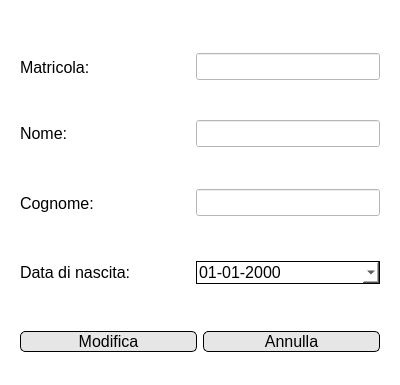
<?xml version="1.0" encoding="UTF-8"?>
<ui version="4.0">
 <class>Dialog</class>
 <widget class="QDialog" name="Dialog">
  <property name="geometry">
   <rect>
    <x>0</x>
    <y>0</y>
    <width>400</width>
    <height>385</height>
   </rect>
  </property>
  <property name="windowTitle">
   <string>Modifica dati personali</string>
  </property>
  <property name="windowIcon">
   <iconset>
    <normaloff>../../Amministratore/Resources/logo.png</normaloff>../../Amministratore/Resources/logo.png</iconset>
  </property>
  <property name="styleSheet">
   <string notr="true">background-color: rgb(255, 255, 255);</string>
  </property>
  <layout class="QVBoxLayout" name="verticalLayout">
   <item>
    <widget class="QWidget" name="widget_11" native="true">
     <property name="sizePolicy">
      <sizepolicy hsizetype="Preferred" vsizetype="Fixed">
       <horstretch>0</horstretch>
       <verstretch>0</verstretch>
      </sizepolicy>
     </property>
     <property name="minimumSize">
      <size>
       <width>0</width>
       <height>0</height>
      </size>
     </property>
     <layout class="QVBoxLayout" name="verticalLayout_2">
      <property name="topMargin">
       <number>0</number>
      </property>
      <property name="rightMargin">
       <number>11</number>
      </property>
      <property name="bottomMargin">
       <number>0</number>
      </property>
      <item alignment="Qt::AlignHCenter">
       <widget class="QLabel" name="errorLabel">
        <property name="font">
         <font>
          <pointsize>10</pointsize>
         </font>
        </property>
        <property name="styleSheet">
         <string notr="true">color: rgb(221, 0, 0);</string>
        </property>
        <property name="text">
         <string/>
        </property>
       </widget>
      </item>
     </layout>
    </widget>
   </item>
   <item>
    <widget class="QWidget" name="widget_40" native="true">
     <layout class="QHBoxLayout" name="horizontalLayout_21">
      <property name="topMargin">
       <number>15</number>
      </property>
      <item>
       <widget class="QLabel" name="label_31">
        <property name="minimumSize">
         <size>
          <width>170</width>
          <height>0</height>
         </size>
        </property>
        <property name="font">
         <font>
          <pointsize>12</pointsize>
         </font>
        </property>
        <property name="text">
         <string>Matricola:</string>
        </property>
       </widget>
      </item>
      <item>
       <widget class="QLineEdit" name="matricola">
        <property name="font">
         <font>
          <pointsize>12</pointsize>
         </font>
        </property>
        <property name="readOnly">
         <bool>true</bool>
        </property>
       </widget>
      </item>
     </layout>
    </widget>
   </item>
   <item>
    <widget class="QWidget" name="widget_38" native="true">
     <layout class="QHBoxLayout" name="horizontalLayout_19">
      <item>
       <widget class="QLabel" name="label_29">
        <property name="minimumSize">
         <size>
          <width>170</width>
          <height>0</height>
         </size>
        </property>
        <property name="font">
         <font>
          <pointsize>12</pointsize>
         </font>
        </property>
        <property name="text">
         <string>Nome: </string>
        </property>
       </widget>
      </item>
      <item>
       <widget class="QLineEdit" name="nomeInput">
        <property name="font">
         <font>
          <pointsize>12</pointsize>
         </font>
        </property>
        <property name="readOnly">
         <bool>false</bool>
        </property>
       </widget>
      </item>
     </layout>
    </widget>
   </item>
   <item>
    <widget class="QWidget" name="widget_39" native="true">
     <layout class="QHBoxLayout" name="horizontalLayout_20">
      <item>
       <widget class="QLabel" name="label_30">
        <property name="minimumSize">
         <size>
          <width>170</width>
          <height>0</height>
         </size>
        </property>
        <property name="font">
         <font>
          <pointsize>12</pointsize>
         </font>
        </property>
        <property name="text">
         <string>Cognome:</string>
        </property>
       </widget>
      </item>
      <item>
       <widget class="QLineEdit" name="cognomeInput">
        <property name="font">
         <font>
          <pointsize>12</pointsize>
         </font>
        </property>
        <property name="readOnly">
         <bool>false</bool>
        </property>
       </widget>
      </item>
     </layout>
    </widget>
   </item>
   <item>
    <widget class="QWidget" name="widget_41" native="true">
     <layout class="QHBoxLayout" name="horizontalLayout_22">
      <item>
       <widget class="QLabel" name="label_32">
        <property name="minimumSize">
         <size>
          <width>170</width>
          <height>0</height>
         </size>
        </property>
        <property name="maximumSize">
         <size>
          <width>170</width>
          <height>16777215</height>
         </size>
        </property>
        <property name="font">
         <font>
          <pointsize>12</pointsize>
         </font>
        </property>
        <property name="text">
         <string>Data di nascita:</string>
        </property>
       </widget>
      </item>
      <item>
       <widget class="QDateEdit" name="dataNascitaInput">
        <property name="font">
         <font>
          <pointsize>12</pointsize>
         </font>
        </property>
        <property name="styleSheet">
         <string notr="true">border: 1px solid;</string>
        </property>
        <property name="readOnly">
         <bool>false</bool>
        </property>
        <property name="maximumDate">
         <date>
          <year>2005</year>
          <month>12</month>
          <day>31</day>
         </date>
        </property>
        <property name="minimumDate">
         <date>
          <year>1970</year>
          <month>1</month>
          <day>1</day>
         </date>
        </property>
        <property name="currentSection">
         <enum>QDateTimeEdit::DaySection</enum>
        </property>
        <property name="displayFormat">
         <string>dd-MM-yyyy</string>
        </property>
        <property name="calendarPopup">
         <bool>true</bool>
        </property>
       </widget>
      </item>
     </layout>
    </widget>
   </item>
   <item>
    <widget class="QWidget" name="widget_9" native="true">
     <layout class="QHBoxLayout" name="horizontalLayout_9">
      <property name="topMargin">
       <number>20</number>
      </property>
      <property name="bottomMargin">
       <number>20</number>
      </property>
      <item>
       <widget class="QPushButton" name="modificaButton">
        <property name="font">
         <font>
          <pointsize>12</pointsize>
         </font>
        </property>
        <property name="styleSheet">
         <string notr="true">QPushButton#modificaButton {
	border: 1px solid;
	background-color:rgb(230, 230, 230);
	border-radius: 5px;
	border-color: rgb(0, 0, 0);
}
QPushButton#modificaButton:hover {
	background-color: rgb(207, 207, 207);
}</string>
        </property>
        <property name="text">
         <string>Modifica</string>
        </property>
        <property name="icon">
         <iconset>
          <normaloff>../../Amministratore/Resources/edit icon.png</normaloff>../../Amministratore/Resources/edit icon.png</iconset>
        </property>
       </widget>
      </item>
      <item>
       <widget class="QPushButton" name="annullaButton">
        <property name="font">
         <font>
          <pointsize>12</pointsize>
         </font>
        </property>
        <property name="styleSheet">
         <string notr="true">QPushButton#annullaButton {
	border: 1px solid;
	background-color:rgb(230, 230, 230);
	border-radius: 5px;
	border-color: rgb(0, 0, 0);
}
QPushButton#annullaButton:hover {
	background-color: rgb(207, 207, 207);
}</string>
        </property>
        <property name="text">
         <string>Annulla</string>
        </property>
        <property name="icon">
         <iconset>
          <normaloff>../../Amministratore/Resources/red x icon.png</normaloff>../../Amministratore/Resources/red x icon.png</iconset>
        </property>
       </widget>
      </item>
     </layout>
    </widget>
   </item>
  </layout>
 </widget>
 <resources/>
 <connections/>
</ui>
